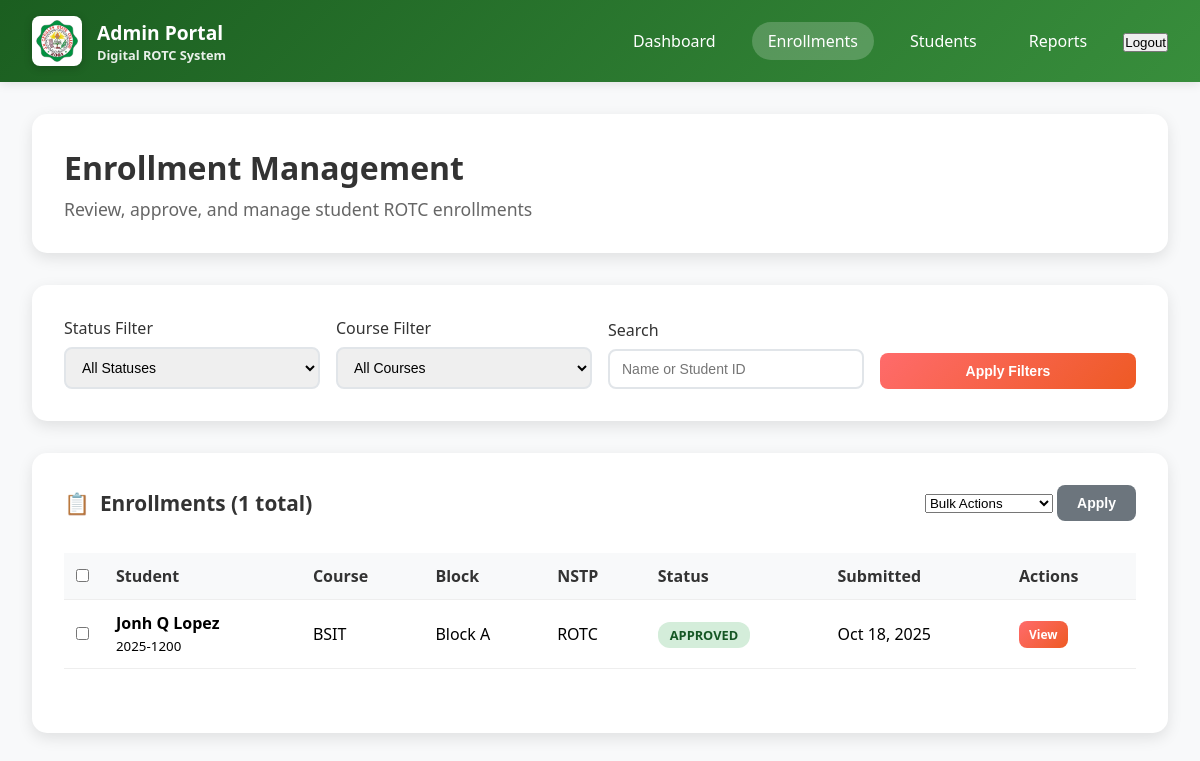
Page /admin/enrollments.php (signed in) on the committed database.
### tables this page shows
CREATE TABLE `enrollments` (
  `id` int(11) NOT NULL,
  `student_id` varchar(50) NOT NULL,
  `first_name` varchar(50) NOT NULL,
  `middle_name` varchar(50) DEFAULT NULL,
  `last_name` varchar(50) NOT NULL,
  `age` int(11) DEFAULT NULL,
  `religion` varchar(50) DEFAULT NULL,
  `date_of_birth` date DEFAULT NULL,
  `place_of_birth` varchar(100) DEFAULT NULL,
  `height` decimal(5,2) DEFAULT NULL,
  `weight` decimal(5,2) DEFAULT NULL,
  `complexion` varchar(50) DEFAULT NULL,
  `blood_type` varchar(5) DEFAULT NULL,
  `block` varchar(10) DEFAULT NULL,
  `course` varchar(50) DEFAULT NULL,
  `army_nstp` varchar(20) DEFAULT NULL,
  `address` text DEFAULT NULL,
  `phone` varchar(20) DEFAULT NULL,
  `email` varchar(100) DEFAULT NULL,
  `father_name` varchar(100) DEFAULT NULL,
  `father_occupation` varchar(100) DEFAULT NULL,
  `mother_name` varchar(100) DEFAULT NULL,
  `mother_occupation` varchar(100) DEFAULT NULL,
  `emergency_contact_person` varchar(100) DEFAULT NULL,
  `relationship` varchar(50) DEFAULT NULL,
  `emergency_contact_number` varchar(20) DEFAULT NULL,
  `ms` varchar(20) DEFAULT NULL,
  `semester` varchar(20) DEFAULT NULL,
  `school_year` varchar(20) DEFAULT NULL,
  `grade` varchar(10) DEFAULT NULL,
  `ms_remarks` text DEFAULT NULL,
  `advance_course` tinyint(1) DEFAULT 0,
  `photo_path` varchar(255) DEFAULT NULL,
  `status` enum('not_enrolled','submitted','resubmitted','approved','rejected') DEFAULT 'not_enrolled',
  `admin_remarks` text DEFAULT NULL,
  `submitted_at` timestamp NULL DEFAULT NULL,
  `resubmitted_at` timestamp NULL DEFAULT NULL,
  `reviewed_at` timestamp NULL DEFAULT NULL,
  `created_at` timestamp NOT NULL DEFAULT current_timestamp(),
  `updated_at` timestamp NOT NULL DEFAULT current_timestamp() ON UPDATE current_timestamp()
);

### admin/enrollments.php (the view, shortened to what this page needs)
<?php
$database = new Database();
$db = $database->getConnection();
$status_filter = $_GET['status'] ?? 'all';
$course_filter = $_GET['course'] ?? 'all';
$search = $_GET['search'] ?? '';
$where_conditions = [];
$params = [];
$where_clause = !empty($where_conditions) ? 'WHERE ' . implode(' AND ', $where_conditions) : '';
$page = max(1, (int)($_GET['page'] ?? 1));
$per_page = 20;
$offset = ($page - 1) * $per_page;
$count_query = "SELECT COUNT(*) as total FROM enrollments e JOIN users u ON e.student_id = u.id $where_clause";
$count_stmt = $db->prepare($count_query);
$count_stmt->execute($params);
$total_records = $count_stmt->fetch()['total'];
$enrollments_query = "SELECT e.*, u.name as student_name
                     FROM enrollments e
                     JOIN users u ON e.student_id = u.id
                     $where_clause
                     ORDER BY e.updated_at DESC
                     LIMIT $per_page OFFSET $offset";
$enrollments_stmt = $db->prepare($enrollments_query);
$enrollments_stmt->execute($params);
$enrollments = $enrollments_stmt->fetchAll(PDO::FETCH_ASSOC);
?>
<!DOCTYPE html>
<html lang="en">
<head>
</head>
<body>
  <nav class="navbar">
    <div class="navbar-brand">
      <img src="../assets/img/jhcsc-logo.png" alt="JHCSC Logo" class="navbar-logo">
      <div>
        <div style="font-size: 1.2rem;">Admin Portal</div>
        <div style="font-size: 0.8rem; opacity: 0.9;">Digital ROTC System</div>
      </div>
    </div>
    <div class="navbar-nav">
      <a href="dashboard.php" class="nav-link">Dashboard</a>
      <a href="enrollments.php" class="nav-link active">Enrollments</a>
      <a href="students.php" class="nav-link">Students</a>
      <a href="reports.php" class="nav-link">Reports</a>
      <form method="POST" style="display: inline;">
        <button type="submit" name="logout" class="btn-logout">Logout</button>
      </form>
    </div>
  </nav>
  <div class="container">
    <div class="page-header">
      <h1 class="page-title">Enrollment Management</h1>
      <p class="page-subtitle">Review, approve, and manage student ROTC enrollments</p>
    </div>
    <div class="filters-section">
      <form method="GET" class="filters-grid">
        <div class="filter-group">
          <label>Status Filter</label>
          <select name="status">
            <option value="all" <?php echo $status_filter == 'all' ? 'selected' : ''; ?>>All Statuses</option>
          </select>
        </div>
        <div class="filter-group">
          <label>Course Filter</label>
          <select name="course">
            <option value="all" <?php echo $course_filter == 'all' ? 'selected' : ''; ?>>All Courses</option>
          </select>
        </div>
        <div class="filter-group">
          <label>Search</label>
          <input type="text" name="search" placeholder="Name or Student ID" value="<?php echo htmlspecialchars($search); ?>">
        </div>
        <div class="filter-group">
          <button type="submit" class="btn btn-primary">Apply Filters</button>
        </div>
      </form>
    </div>
    <div class="enrollments-section">
      <div class="section-header">
        <h2 class="section-title">
          <span>📋</span>
          Enrollments (<?php echo $total_records; ?> total)
        </h2>
        <div class="bulk-actions">
          <form method="POST" id="bulkForm">
            <select name="bulk_action" id="bulkAction">
              <option value="">Bulk Actions</option>
            </select>
            <button type="submit" class="btn btn-secondary" onclick="return confirmBulkAction()">Apply</button>
          </form>
        </div>
      </div>
      <?php if (empty($enrollments)): ?>
        <div class="no-results">
          No enrollments found matching your criteria.
        </div>
      <?php else: ?>
        <div class="table-container">
          <table>
            <thead>
              <tr>
                <th class="checkbox-column">
                  <input type="checkbox" class="select-all" onchange="toggleAllCheckboxes(this)">
                </th>
                <th>Student</th>
                <th>Course</th>
                <th>Block</th>
                <th>NSTP</th>
                <th>Status</th>
                <th>Submitted</th>
                <th>Actions</th>
              </tr>
            </thead>
            <tbody>
              <?php foreach ($enrollments as $enrollment): ?>
                <tr>
                  <td>
                    <input type="checkbox" name="selected_enrollments[]" value="<?php echo $enrollment['id']; ?>" form="bulkForm">
                  </td>
                  <td>
                    <strong><?php echo htmlspecialchars($enrollment['first_name'] . ' ' . $enrollment['last_name']); ?></strong><br>
                    <small><?php echo htmlspecialchars($enrollment['student_id']); ?></small>
                  </td>
                  <td><?php echo htmlspecialchars($enrollment['course']); ?></td>
                  <td>Block <?php echo htmlspecialchars($enrollment['block']); ?></td>
                  <td><?php echo htmlspecialchars($enrollment['army_nstp']); ?></td>
                  <td>
                    <span class="status-badge status-<?php echo $enrollment['status']; ?>">
                      <?php echo ucfirst($enrollment['status']); ?>
                    </span>
                  </td>
                  <td>
                    <?php echo date('M j, Y', strtotime($enrollment['submitted_at'] ?: $enrollment['created_at'])); ?>
                  </td>
                  <td>
                    <div class="action-buttons">
                      <a href="../view.php?id=<?php echo $enrollment['id']; ?>" class="btn btn-primary btn-sm">View</a>
                    </div>
                  </td>
                </tr>
              <?php endforeach; ?>
            </tbody>
          </table>
        </div>
      <?php endif; ?>
    </div>
  </div>
</body>
</html>

### admin/enrollments.php (style rules this page uses)
* { margin: 0; padding: 0; box-sizing: border-box; }
body { font-family: 'Segoe UI', Tahoma, Geneva, Verdana, sans-serif; background: #f8f9fa; min-height: 100vh; }
.navbar { background: linear-gradient(135deg, #1b5e20 0%, #388e3c 100%); color: white; padding: 1rem 2rem; display: flex; justify-content: space-between; align-items: center; box-shadow: 0 2px 10px rgba(0,0,0,0.1); }
.navbar-brand { font-size: 1.5rem; font-weight: bold; display: flex; align-items: center; gap: 15px; }
.navbar-logo { height: 50px; width: auto; border-radius: 8px; box-shadow: 0 2px 8px rgba(0,0,0,0.2); background: white; padding: 4px; }
.navbar-nav { display: flex; gap: 20px; align-items: center; }
.nav-link { color: white; text-decoration: none; padding: 8px 16px; border-radius: 20px; transition: background-color 0.3s; }
.nav-link:hover, .nav-link.active { background-color: rgba(255,255,255,0.2); }
.container { max-width: 1400px; margin: 0 auto; padding: 2rem; }
.page-header { background: white; border-radius: 15px; padding: 2rem; margin-bottom: 2rem; box-shadow: 0 5px 15px rgba(0,0,0,0.1); }
.page-title { font-size: 2rem; color: #333; margin-bottom: 0.5rem; }
.page-subtitle { color: #666; font-size: 1.1rem; }
.filters-section { background: white; border-radius: 15px; padding: 2rem; margin-bottom: 2rem; box-shadow: 0 5px 15px rgba(0,0,0,0.1); }
.filters-grid { display: grid; grid-template-columns: repeat(auto-fit, minmax(200px, 1fr)); gap: 1rem; align-items: end; }
.filter-group { display: flex; flex-direction: column; }
.filter-group label { font-weight: 500; color: #333; margin-bottom: 0.5rem; }
.filter-group select, .filter-group input { padding: 10px 12px; border: 2px solid #e1e5e9; border-radius: 8px; font-size: 14px; transition: border-color 0.3s; }
.btn { display: inline-block; padding: 10px 20px; border: none; border-radius: 8px; text-decoration: none; font-weight: 600; cursor: pointer; transition: all 0.3s ease; font-size: 14px; }
.btn-primary { background: linear-gradient(135deg, #ff6b6b 0%, #ee5a24 100%); color: white; }
.btn-secondary { background: #6c757d; color: white; }
.enrollments-section { background: white; border-radius: 15px; padding: 2rem; box-shadow: 0 5px 15px rgba(0,0,0,0.1); }
.section-header { display: flex; justify-content: space-between; align-items: center; margin-bottom: 2rem; }
.section-title { font-size: 1.3rem; color: #333; display: flex; align-items: center; gap: 10px; }
.bulk-actions { display: flex; gap: 1rem; align-items: center; }
.table-container { overflow-x: auto; }
table { width: 100%; border-collapse: collapse; margin-bottom: 2rem; }
th, td { padding: 12px; text-align: left; border-bottom: 1px solid #eee; }
th { background-color: #f8f9fa; font-weight: 600; color: #333; position: sticky; top: 0; }
.status-badge { padding: 4px 12px; border-radius: 12px; font-size: 0.8rem; font-weight: bold; text-transform: uppercase; }
.status-approved { background: #d4edda; color: #155724; }
.action-buttons { display: flex; gap: 5px; }
.btn-sm { padding: 5px 10px; font-size: 12px; }
.checkbox-column { width: 40px; }
.select-all { cursor: pointer; }

### rows in the picture
enrollments: first_name+last_name "Jonh Q Lopez", student "2025-1200", course "BSIT", block "A", army_nstp "ROTC", status "APPROVED", submitted_at "Oct 18, 2025"

### other values in the picture
$total_records "1"
